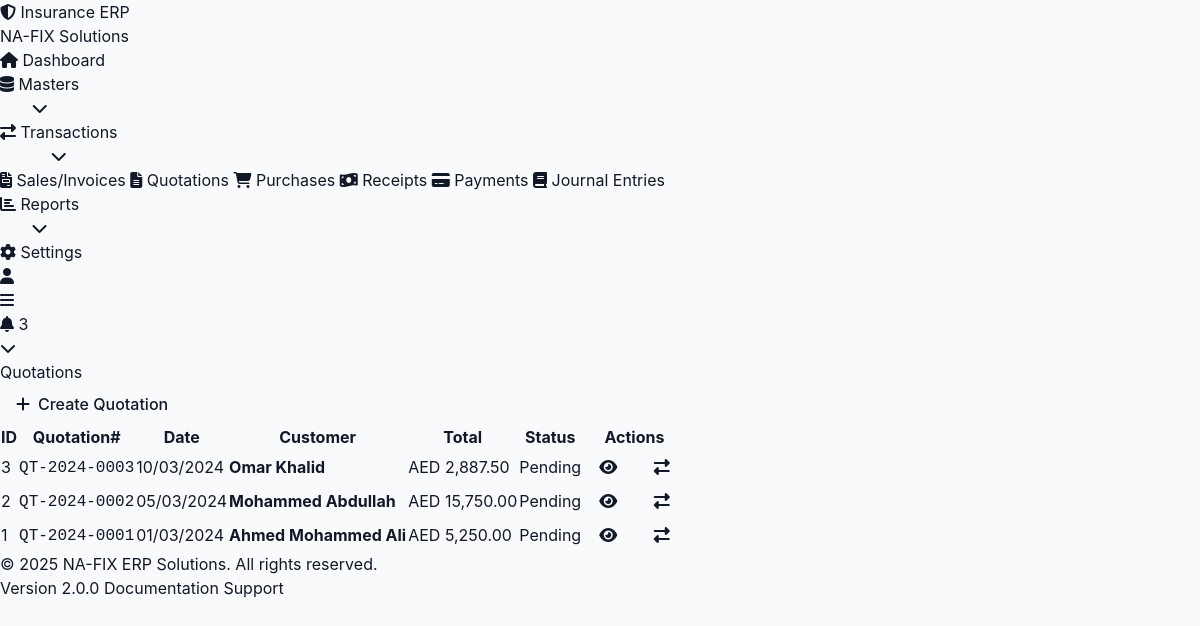
Screenshot of /index.php/quotations with the database file from the repository.
### tables this page shows
CREATE TABLE IF NOT EXISTS `quotation` (
  `quotation_id` int(11) NOT NULL AUTO_INCREMENT,
  `quotation_no` varchar(100) NOT NULL,
  `customer_id` int(11) NOT NULL,
  `quotation_date` date NOT NULL,
  `valid_until` date DEFAULT NULL,
  `subtotal` decimal(15,2) NOT NULL,
  `vat` decimal(15,2) DEFAULT 0.00,
  `grand_total` decimal(15,2) NOT NULL,
  `items` text,
  `notes` text,
  `status` enum('pending','converted','rejected') DEFAULT 'pending',
  `converted_invoice_id` int(11) DEFAULT NULL,
  `created_at` timestamp DEFAULT CURRENT_TIMESTAMP,
  PRIMARY KEY (`quotation_id`),
  UNIQUE KEY `quotation_no` (`quotation_no`),
  KEY `customer_id` (`customer_id`)
);

CREATE TABLE IF NOT EXISTS `customer_information` (
  `customer_id` int(11) NOT NULL AUTO_INCREMENT,
  `customer_name` varchar(255) NOT NULL,
  `customer_mobile` varchar(20) NOT NULL,
  `customer_email` varchar(100) DEFAULT NULL,
  `customer_address_1` text,
  `customer_address_2` text,
  `city` varchar(100) DEFAULT NULL,
  `state` varchar(100) DEFAULT NULL,
  `zip` varchar(20) DEFAULT NULL,
  `country` varchar(100) DEFAULT NULL,
  `contact` varchar(100) DEFAULT NULL,
  `credit_limit` decimal(15,2) DEFAULT 0.00,
  `status` tinyint(1) DEFAULT 1,
  PRIMARY KEY (`customer_id`),
  KEY `customer_mobile` (`customer_mobile`)
);

### application/controllers/Quotations.php (called while the page is built, shortened)
<?php
class Quotations extends CI_Controller {
    public function __construct() {
        $this->load->model('Quotation_model');
        $this->load->model('Customer_model');
        $this->load->model('Product_model');
    }
    public function index() {
        $page = $this->input->get('page') ?? 1;
        $search = $this->input->get('search') ?? '';
        $result = $this->Quotation_model->get_paginated(25, $page, $search);
        $data = [
            'page_title' => 'Quotations',
            'quotations' => $result->data,
            'pagination' => $result,
            'search' => $search,
            'main_content' => 'quotations/index'
        ];
        $this->load->view('templates/modern_layout', $data);
    }
}

### index.php (called while the page is built, shortened)
<?php
require_once BASEPATH.'core/CodeIgniter.php';

### application/models/Quotation_model.php (called while the page is built, shortened)
<?php
class Quotation_model extends MY_Model {
    protected $table = 'quotation';
    public function get_paginated($per_page = 25, $page = 1, $search = '', $filters = []) {
        $offset = ($page - 1) * $per_page;
        $this->db->select('q.*, c.customer_name, c.customer_mobile');
        $this->db->from($this->table . ' q');
        $this->db->join('customer_information c', 'q.customer_id = c.customer_id', 'left');
        $total = $this->db->count_all_results('', false);
        $this->db->limit($per_page, $offset);
        $this->db->order_by('q.quotation_date', 'DESC');
        $data = $this->db->get()->result();
        return (object) [
            'data' => $data,
            'total' => $total,
            'per_page' => $per_page,
            'current_page' => $page,
            'total_pages' => ceil($total / $per_page)
        ];
    }
}

### application/views/quotations/index.php (the view, shortened to what this page needs)
<div class="flex justify-between items-center mb-6">
    <a href="<?php echo base_url('quotations/add'); ?>" class="btn btn-primary">
        <i class="fas fa-plus"></i> Create Quotation
    </a>
</div>
<div class="overflow-x-auto">
        <?php if (empty($quotations)): ?>
            <tr><td colspan="7" class="text-center py-8 text-gray-500">No quotations found</td></tr>
        <?php else: ?>
            <?php foreach ($quotations as $quote): ?>
                <tr>
                    <td><?php echo $quote->quotation_id; ?></td>
                    <td><code><?php echo $quote->quotation_no; ?></code></td>
                    <td><?php echo format_date($quote->quotation_date); ?></td>
                    <td><strong><?php echo htmlspecialchars($quote->customer_name ?? 'N/A'); ?></strong></td>
                    <td class="font-semibold"><?php echo format_currency($quote->grand_total); ?></td>
                    <td>
                        <?php
                        if ($quote->status == 'converted') echo '<span class="badge badge-success">Converted</span>';
                        else if ($quote->status == 'rejected') echo '<span class="badge badge-danger">Rejected</span>';
                        else echo '<span class="badge badge-warning">Pending</span>';
                        ?>
                    </td>
                    <td>
                        <div class="flex gap-2">
                            <a href="<?php echo base_url('quotations/view/' . $quote->quotation_id); ?>" class="btn btn-sm btn-info"><i class="fas fa-eye"></i></a>
                            <?php if ($quote->status == 'pending'): ?>
                                <a href="<?php echo base_url('quotations/convert_to_invoice/' . $quote->quotation_id); ?>"
                                   class="btn btn-sm btn-success"
                                   onclick="return confirm('Convert to invoice?')">
                                    <i class="fas fa-exchange-alt"></i>
                                </a>
                            <?php endif; ?>
                        </div>
                    </td>
                </tr>
            <?php endforeach; ?>
        <?php endif; ?>
</div>

### rows the page displays
quotation: quotation_id "3", quotation_no "QT-2024-0003", quotation_date "10/03/2024", customer.customer_name "Omar Khalid", grand_total "AED 2,887.50", status "Pending"
quotation: quotation_id "2", quotation_no "QT-2024-0002", quotation_date "05/03/2024", customer.customer_name "Mohammed Abdullah", grand_total "AED 15,750.00", status "Pending"
quotation: quotation_id "1", quotation_no "QT-2024-0001", quotation_date "01/03/2024", customer.customer_name "Ahmed Mohammed Ali", grand_total "AED 5,250.00", status "Pending"

### other values shown
$title "Quotations"
$header "ID"
$header "Quotation#"
$header "Date"
$header "Customer"
$header "Total"
$header "Status"
$header "Actions"
